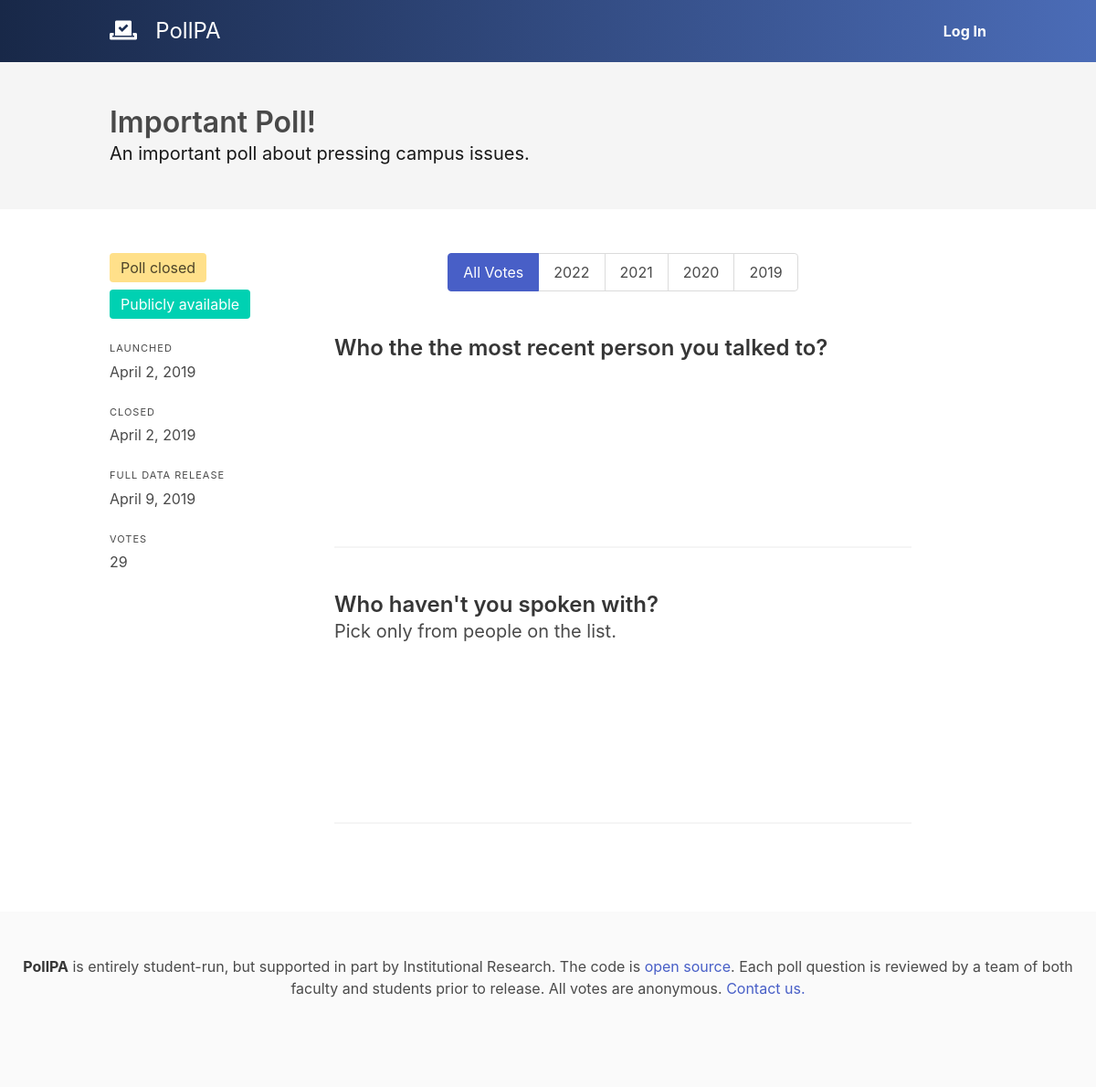
Before: /poll/2/ with the older database file.
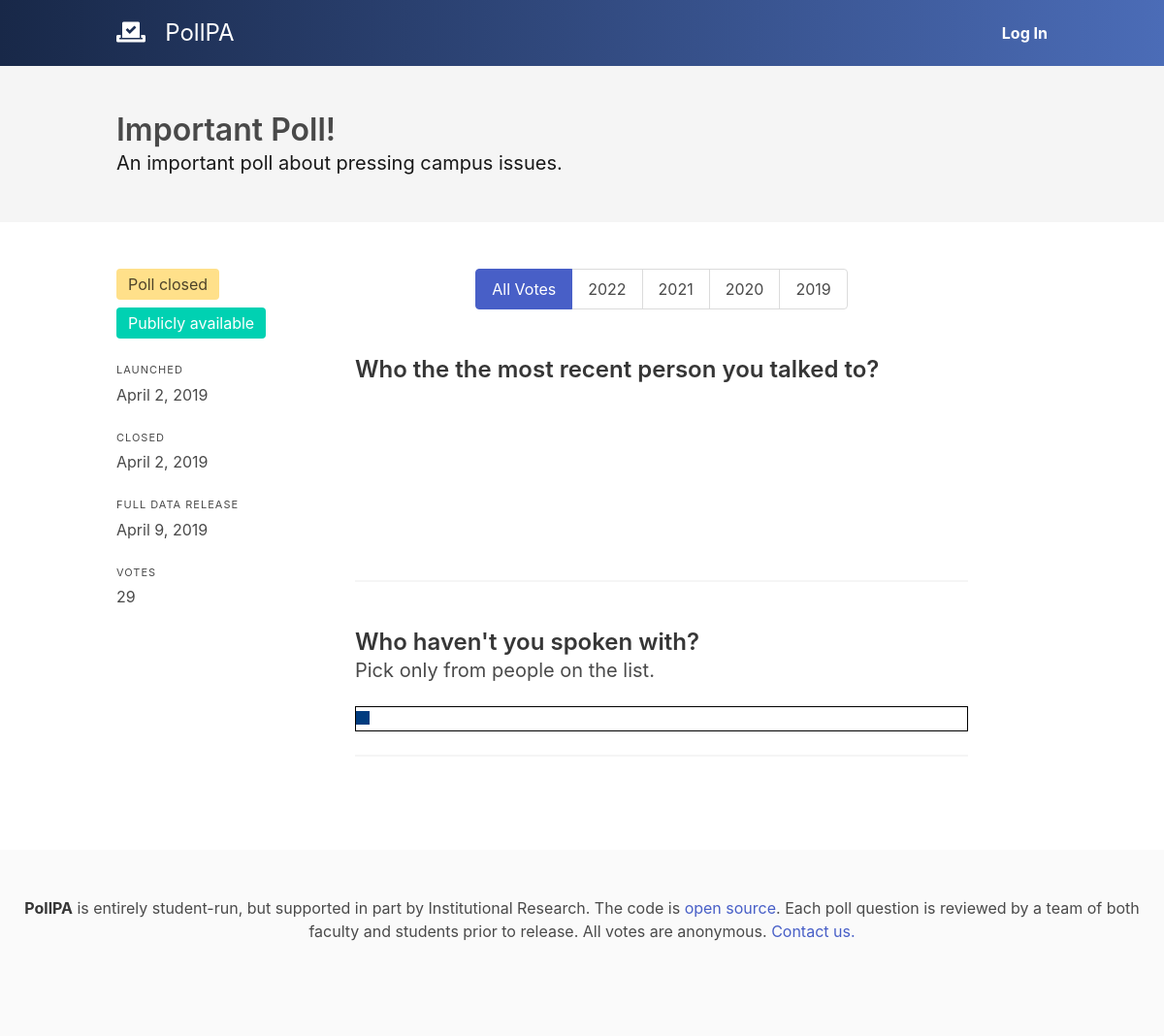
After: the same page with the newer database file.
### polls/models.py (models this page shows, shortened)
class Poll(models.Model):
    id = models.AutoField(primary_key=True)
    created = models.DateTimeField(auto_now_add=True, db_index=True)
    available = models.DateTimeField(db_index=True)
    closes = models.DateTimeField(db_index=True)
    public = models.DateTimeField(db_index=True)
    title = models.TextField()
    description = models.TextField(blank=True)
    about = models.TextField(default="pressing campus issues")
    @property
    def questions(self):
        return Question.objects.filter(poll=self)
    @property
    def votes(self):
        return Vote.objects.filter(poll=self)
    @property
    def is_public(self):
        return timezone.now() > self.public
    @property
    def is_closed(self):
        return timezone.now() > self.closes
    def state(self, request):
        if not (self.available < timezone.now() or request.user.is_superuser):
            raise Http404()
        if self.public < timezone.now():
            return "results"

class Question(models.Model):
    poll = models.ForeignKey(Poll, on_delete=models.CASCADE)
    text = models.TextField()
    description = models.TextField(blank=True)
    kind = models.CharField(max_length=2, choices=[(
        "MS", "Multiple Select (Checkboxes)"), ("SS", "Single Select (Radio)")], default="SS")
    chart = models.CharField(max_length=20, choices=[("bar", "Bar Chart"), (
        "binary-slider", "Binary Slider"), ("pie", "Pie Chart")], default="bar")
    @property
    def options(self):
        return QuestionOption.objects.filter(question=self).order_by("sorting_key")

### polls/views.py (the view, shortened to what this page needs)
# urls.py: path('poll/<int:poll_id>/', views.poll, name='poll'),
def poll(request, poll_id):
    poll_obj = get_object_or_404(Poll, id=poll_id)
    state = poll_obj.state(request)
    validation = {
        "status": None,
        "text": None
    }
    filter_settings = {
        "grade": "all"
    }
    responses = None
    if state == "results":
        filter_class = request.GET.get("filter", "all")
        filter_settings["grade"] = filter_class
        vote_choices = VoteChoice.objects.filter(question__poll=poll_obj)
        if filter_class != "all":
            vote_choices = vote_choices.filter(vote__grade=int(filter_class))
            filter_settings["total"] = Vote.objects.filter(
                grade=int(filter_class), poll=poll_obj).count()
        else:
            filter_settings["total"] = Vote.objects.filter(
                poll=poll_obj).count()
        responses = []
        for question in poll_obj.questions:
            q_response = {
                "title": question.text,
                "description": question.description,
                "graph": question.chart,
                "xlabel": "Responses",
                "ylabel": "Count",
                "filter_settings": filter_settings,
                "data": [{"x": choice.text, "y": vote_choices.filter(question=question, choice=choice).count()} for choice in question.options]
            }
            responses.append(q_response)
    has_user_voted = False
    if request.user.is_authenticated:
        has_user_voted = VoteFingerprint.objects.filter(
            user=request.user, poll=poll_obj).count() > 0
    return render(request, 'polls/poll.html', {
        "poll": poll_obj,
        "error": None,
        "state": state,
        "responses": responses,
        "validation": validation,
        "grades": ["2022", "2021", "2020", "2019"],
        "filter_settings": filter_settings,
        "has_user_voted": has_user_voted
    })

### polls/templates/polls/poll.html (shortened to what this page needs)
{% extends 'polls/content.html' %}
{% load static %}
{% load humanize %}
{% block header %}
<section class="hero is-light">
  <div class="hero-body">
    <div class="container">
      <h1 class="title">
        {{poll.title}}
      </h1>
      <h2 class="subtitle">
        {{poll.description}}
      </h2>
    </div>
  </div>
</section>
{% endblock %}
{% block content %}
<section id="poll" class="columns">
  {% if state != "vote" %}
  <div class="column is-3">
    <div class="tags">
      {% if poll.is_closed %}
        <span class="tag is-medium is-warning">Poll closed</span>
      {% else %}
        <span class="tag is-medium is-link">Closes {{poll.closes|naturaltime}}</span>
      {% endif %}
      {% if poll.is_public %}
        <span class="tag is-medium is-primary">Publicly available</span>
      {% endif %}
    </div>
    <p class="heading">Launched</p>
    <p>{{poll.available|naturalday|capfirst}}</p>
    <br>
    <p class="heading">Closed</p>
    <p>{{poll.available|naturalday|capfirst}}</p>
    <br>
    <p class="heading">Full Data Release</p>
    <p>{{poll.public|naturalday|capfirst}}</p>
    <br>
    <p class="heading">Votes</p>
    <p>{{poll.votes|length|intcomma}}</p>
  </div>
  {% endif %}
  <div class="column is-8" id="questions">
    {% if state == "results" %}
      <div class="tabs is-toggle is-centered">
        <ul>
          <li class="{% if filter_settings.grade == "all" %} is-active {% endif %}">
            <a href="?filter=all">
              <span>All Votes</span>
            </a>
          </li>
          {% for grade in grades %}
          <li class="{% if filter_settings.grade == grade %} is-active {% endif %}">
            <a href="?filter={{grade}}">
              <span>{{grade}}</span>
            </a>
          </li>
          {% endfor %}
        </ul>
      </div>
      <br>
      {% if filter_settings.total > 2 %}
        {% for response in responses %}
          <h2 class="is-size-4 title">{{response.title}}</h2>
          {% if response.description %}<p class="subtitle is-size-5">{{response.description}}&nbsp;</p> {% endif %}
          {% if response.graph == "bar" %}
            {% include "polls/graphs/bar.html" with data=response.data xlabel=response.xlabel ylabel=response.ylabel %}
          {% elif response.graph == "binary-slider" %}
            {% include "polls/graphs/binary-slider.html" with data=response.data %}
          {% elif response.graph == "pie" %}
            {% include "polls/graphs/pie.html" with data=response.data ylabel=response.ylabel  %}
          {% endif %}
          <hr>
          <br>
        {% endfor %}
      {% else %}
        <div class="notification is-light">
          <p>
            Because there are fewer than three votes which match your filter, no results can be shown.
          </p>
        </div>
      {% endif %}
    {% endif %}
  </div>
</section>
{% endblock %}

### polls/templates/polls/content.html (shortened to what this page needs)
{% extends 'polls/base.html' %}
{% load static %}
{% block css %}
<link type="text/css" rel="stylesheet" href="{% static 'polls/CSS/main.css' %}">
{% endblock %}
{% block body %}
<div class="wrapper">
  {% include "polls/nav.html" %}
  {% block header %}
  {% endblock %}
  <section class="section">
    <div class="container">
      {% block content %}
      {% endblock %}
    </div>
  </section>
</div>
{% include "polls/footer.html" %}
{% endblock %}

### polls/templates/polls/base.html (shortened to what this page needs)
{% load static %}
<!DOCTYPE html>
<html>
<head>
  <link rel="stylesheet" href="https://use.fontawesome.com/releases/v5.7.2/css/all.css">
  <link type = "text/css" rel = "stylesheet" href = "https://cdnjs.cloudflare.com/ajax/libs/bulma/0.7.4/css/bulma.min.css">
  {% block css %}{% endblock %}
</head>
<body>
  {% block body %}
  {% endblock %}
</body>
</html>

### polls/templates/polls/nav.html (shortened to what this page needs)
<nav class="navbar is-dark is-mobile">
  <div class="container">
    <div class="navbar-brand">
      <a href="/" class="navbar-item">
        <h1 class="is-size-4">
          <i class="fas fa-vote-yea">
          </i>
          &nbsp;
          PollPA
        </h1>
      </a>
    </div>
    <div class="navbar-menu" id="navMenu">
      <div class="navbar-end">
        {% if request.user.is_authenticated %}
        <a class="navbar-item" href="{% url 'suggest' %}">Suggest</a>
        <a class="navbar-item" href="{% url 'latest' %}">Latest</a>
        <a class="navbar-item" href="{% url 'account' %}">Account</a>
        {% else %}
        <a class="navbar-item has-text-weight-bold" href="{% url 'login' %}">Log In</a>
        {% endif %}
      </div>
    </div>
  </div>
</nav>

### polls/templates/polls/graphs/bar.html (shortened to what this page needs)
<div class = "bar-chart chart" data-values = "{{data}}" data-xlabel = "{{xlabel}}" data-ylabel = "{{ylabel}}">
  <svg></svg>
</div>

### polls/templates/polls/graphs/binary-slider.html
<div class = "binary-slider chart" data-values = "{{data}}">
  <div class = "half yes-half"></div>
  <div class = "half no-half"></div>
</div>

### polls/templates/polls/footer.html
<footer class="footer">
  <div class="content has-text-centered">
    <p>
      <strong>PollPA</strong> is entirely student-run, but supported in part by Institutional Research. The code is <a href="https://github.com/pollpa/PollPA">open source</a>. Each poll question is reviewed by a team of both faculty and students prior to release. All votes are anonymous. <a href="mailto:jshen@andover.edu,rmccain@andover.edu">Contact us.</a>
    </p>
  </div>
</footer>

### polls/templates/polls/graphs/pie.html (shortened to what this page needs)
<div class = "pie-chart chart" data-values = "{{data}}" data-ylabel = "{{ylabel}}">
  <div class = "columns is-vcentered is-centered is-variable is-7">
    <svg class = "column is-narrow"></svg>
    <div class = "pie-label column is-narrow"></div>
  </div>
</div>

### polls/static/polls/CSS/main.css (style rules this page uses)
nav { background: #4b6cb7; background: -webkit-linear-gradient(to right, #182848, #4b6cb7) !important; background: linear-gradient(to right, #182848, #4b6cb7) !important; padding-top: 8px; padding-bottom: 8px; }
.wrapper { min-height: calc(100vh - 150px) !important; }
.bar-chart { position: relative; }
.binary-slider { width: 100%; border: 1px solid black; white-space: nowrap; }
.half { display: inline-block; height: 100%; text-align: center; padding: 7px; }
.yes-half { background: #003c7f; color: white; }

Changed rows visible on the page:
changed Question "Who haven't you spoken with?": chart "pie" → "binary-slider" (drawn)
